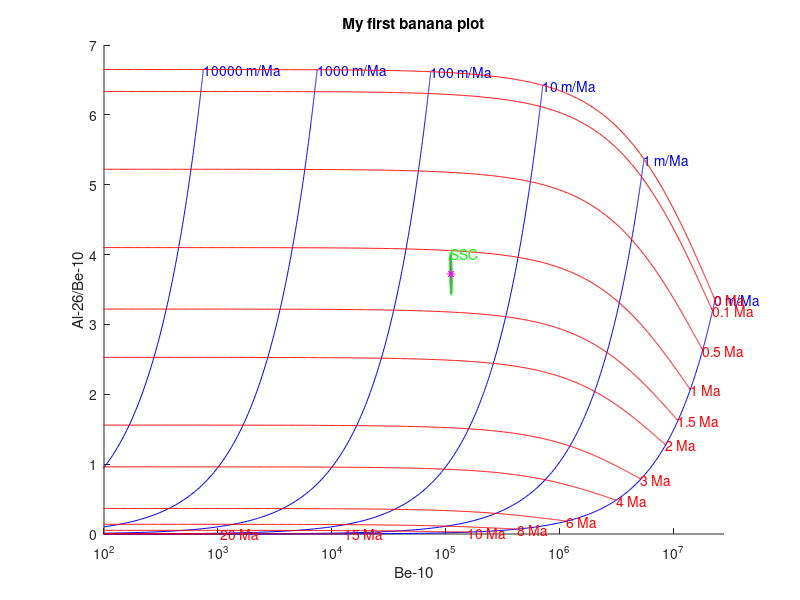

This chart was generated by the following MATLAB code:
%% BANANA
% Self-contained script to plot the concentrations of 2 cosmonuclides in a banana-plot
% It also calculates the erosion rates and burial ages corresponding to the sample concentrations
% Angel Rodes, SUERC, 2022

%% Clear everything
clear % remove variables stored in memory
clc % clear the command window
close all hidden % remove previous plots

%%%%%%%%%%%%%%%%%%%%%%%%%%%%%%%%%%%%%%%%%%%%%%%%%%%%%%%%%%%%%%%%%%%%%%%%%%%%

%% Input data
% We need the folllgoing inputs: concentrations, decay constants, attenuation lengths, and basin production rates (for spallation and muons)

% As an example, we will use the sample from Shanshu Cave (SSC) from Liu et al. (2022) [https://doi.org/10.1016/j.quageo.2021.101237]
% The CRONUS input corresponding to this sample is:

% SSC	27.0845	105.1631	1800	std	0	2.6	1	0	2019;
% SSC	Be-10	quartz	111756	3409	NIST_27900;
% SSC	Al-26	quartz	416017	31939	Z92-0222;
% As described in the old-CRONUS v.3 page [https://hess.ess.washington.edu/math/docs/v3/v3_input_explained.html]

% We will need the concentrations and uncertainties:
C10=111756; % atoms/g
dC10=3409; % atoms/g
C26=416017; % atoms/g
dC26=31939; % atoms/g
% the sample name:
sample_name='SSC';
% and the density of the rock at the source area:
density=2.6; % g/cm^3 (or kg per litre)

% We can input the CRONUS-input lines in the old-CRONUS v.3 erosion rate calculator [https://hess.ess.washington.edu/math/v3/v3_erosion_in.html]
% Remember to remove theinitial comment symbol (%) first!
% These are the apparent erosion rates that we get for the LSDn scaling:

% Sample name	Nuclide	Erosion rate (m/Myr)	External uncert (m/Myr)
% SSC 	Be-10 (qtz)	65 	4.34
% SSC 	Al-26 (qtz)	116 	13.5

% We cal use these data to approximate the long-term average-prodution-rates using the "Average cosmogenic production rate calculator":
% https://github.com/angelrodes/average_cosmogenic_production_rate_calculator/blob/main/Average_cosmo_prodution.xlsx?raw=true

% And we get:
% * Attenuation lengths for Spallation, Fast muons 1, Fast muons 2, and Negative muons
L=[160 850 5000 500]'; % g/cm^2
% * Be-10 prodution rates for Spallation, Fast muons 1, Fast muons 2, and Negative muons
P10=[11.55428 0.02308 0.00769 0.06518]'; % atoms/g/year at the source area
% * Al-26 prodution rates for Spallation, Fast muons 1, Fast muons 2, and Negative muons
P26=[75.9237 0.1543 0.0514 0.7175]'; % atoms/g/year at the source area
% note that we add an apostrophe after the array to convert it into a column
% * Be-10 decay constant (lambda)
l10=4.9975E-07; % years^-1
% * Al-26 decay constant (lambda)
l26=9.8319E-07; % years^-1

%%%%%%%%%%%%%%%%%%%%%%%%%%%%%%%%%%%%%%%%%%%%%%%%%%%%%%%%%%%%%%%%%%%%%%%%%%%%

%% Now we need to define our model
% The erosion-burial model was described by Lal (1991): figure 6
% [https://doi.org/10.1016/0012-821X(91)90220-C]
% Here, we will express the equations as shown in Rodes et al. (2014): equations 4 and 5
% [https://doi.org/10.1016/j.quageo.2013.10.002]
Model = @(Prodution_rates,Attenuation_lengths,decay_constant,erosion,time)...
   sum( (Prodution_rates./(erosion.*density./Attenuation_lengths+decay_constant)).*exp(-time*decay_constant) ,1);
% note that we use .* and ./  instead of * and / to allow using lost of erosion and times as horizontal arrays.
% also note that we sum in the direction "1" to sum the nuclides produced by all the production mechanism (columns; vertical arrays) that are listed in 4 rows

% Simplify for Be-10 and Al-26
Model10 = @(erosion,time) Model(P10,L,l10,erosion,time);
Model26 = @(erosion,time) Model(P26,L,l26,erosion,time);
% also simplify for ratio
Model_ratio = @(erosion,time) Model(P26,L,l26,erosion,time)./Model(P10,L,l10,erosion,time);

% Play with this:
% Model10(0,0)
% Model10(0,1500000)
% Model_ratio(100/1E4,0)
% Model_ratio(0,0)

%%%%%%%%%%%%%%%%%%%%%%%%%%%%%%%%%%%%%%%%%%%%%%%%%%%%%%%%%%%%%%%%%%%%%%%%%%%%

%% Plot our banana
% define what values we want to plot:
erosion_array=[0 1 10 100 1000 10000]/1E4; % cm/year (m/Ma divided by 1E4)
time_array=[0 0.1 0.5 1 1.5 2 3 4 6 8 10 15 20]*1E6; % years (Ma multiplied by 1E6)

% define the points for each line:
points_per_line=1000; % banana lines will be defined by this number of points
many_erosions=[0,logspace(-2,6,points_per_line-1)]/1E4; % cm/year (m/Ma divided by 1E4)
many_times=[0, logspace(0,8,points_per_line-1)]; % years

% Start figure
figure % open a new figure
hold on % do not clear it

% Write labels and title
xlabel('Be-10')
ylabel('Al-26/Be-10')
title('My first banana plot')

% plot erosion rates
for er=erosion_array
  x=Model10(er,many_times);
  y=Model_ratio(er,many_times);
  plot(x,y,'-b') % plot blue line
  text(x(1),y(1),[num2str(er*1e4) ' m/Ma'],'Color','b') % plot blue text
end

% plot times
for t=time_array
  x=Model10(many_erosions,t);
  y=Model_ratio(many_erosions,t);
  plot(x,y,'-r') % plot red line
  text(x(1),y(1),[num2str(t/1e6) ' Ma'],'Color','r') % plot red text
end


% Set logarithmic X axis
set(gca, 'XScale', 'log')
% You might do the dame with YScale

% Set nice limits
xlim([ 100 Model10(0,0)*1.2]) % between 100 atoms/g and 20% more than saturation
% you can comment the line to see what happens when you do not set limits

% There are other options to beautify the figure:
% box on
% grid on
% You can also play with colors in the plot and text functions.
% You can play with 'LineWidth' in the plot function too.

%% Plot the sample
% This is the traditional (ugly) way:
plot(C10,C26/C10,'.k') % center of the sample (k is for black)
plot([C10-dC10 , C10+dC10] , [C26/C10 , C26/C10],'-k') % horizontal uncertainty
plot([C10 , C10] , [(C26-dC26)/C10 , (C26+dC26)/C10],'-k') % vertical uncertainty

% I prefer this code, that represents the one-sigma-uncertainty-space with an ellipse
theta=linspace(0,2*pi,100); % use 100 points for the ellipse
x =  C10+dC10*sin(theta);
y = (C26+dC26*cos(theta)) ./ (C10+dC10*sin(theta));
plot(x,y,'-g') % green ellipse
text(x(1),y(1),sample_name,'Color','g') % green text
% maths behind this:
% all the points in the elliplse has chisq=1 because
% chisq = ((Model10-C10)/dC10)^2 + ((Model26-C26)/dC26)^2 = sin(theta)^2 + cos(theta)^2 = 1
% for any theta

%%%%%%%%%%%%%%%%%%%%%%%%%%%%%%%%%%%%%%%%%%%%%%%%%%%%%%%%%%%%%%%%%%%%%%%%%%%%

%% Solving the erosion rate and burial time of the sample
% we want to solve er and t in the following equations:
% C10 = Model10(er,t)
% C26 = Model26(er,t)
% unfortunately, these equations have no symbolic solution.
% However, there are muliple ways of solving the problem. Here we will use an iterative method for the central porint (C10, C26/C10):

% our objective is guetting the er and t values that yield models that correposnd to our concentrations
% therefore, our objectives are the sample conventrations:
Obj_10=C10;
Obj_26=C26;
% and their uncertainties
dObj_10=dC10;
dObj_26=dC26;

% start with a guess
guess_t=0; % start with no burial
guess_er=interp1(Model10(many_erosions,guess_t),many_erosions,Obj_10); % find the corresponding eosion
chisq= ((Obj_10-Model10(guess_er,guess_t))/dObj_10)^2 + ((Obj_26-Model26(guess_er,guess_t))/dObj_26)^2; % calculate how close we are to  C10 and C26

% start iterating
iteration_number=0;
while chisq>2e-4 % try to achieve a solution very close to C10 and C26 (chisq less or equal to 2e-4 correponds to the 1% central area of the ellipse)
  iteration_number=iteration_number+1; % this is just a counter
  guess_t=interp1(Model_ratio(guess_er,many_times),many_times,Obj_26/Obj_10); % find the corresponding burial age using the ratio
  guess_er=interp1(Model10(many_erosions,guess_t),many_erosions,Obj_10); % find the corresponding eosion
  chisq= ((Obj_10-Model10(guess_er,guess_t))/dObj_10)^2 + ((C26-Model26(guess_er,guess_t))/dObj_26)^2; % calculate how close we are to  C10 and C26
  disp([ 'Iteration ' num2str(iteration_number) ': Chi-sq = ' num2str(chisq)]) % show some information
end

% display our guesses:
disp('Final guesses:')
disp([ 'Burial age = ' num2str(guess_t/1e6) ' Ma'])
disp([ 'erosion rate = ' num2str(guess_er*1e4) ' m/Ma'])

% plot guess results
plot(Model10(guess_er,guess_t),Model_ratio(guess_er,guess_t),'*m') % magenta star

% We also want to get the results correponding to all the points in the ellipse, 
% or at least the results corresponding to the limits of  C10 +/- dC10 and C26 +/- dC26.
% To get those results, you will need to put the "solver" above in a loop for all the objectives we want to fit.

% If we have samples that plot in the forbidden area you might want to:
% - Include negative ages in the variable many_timnes.
% - Modify INTERP1 function to allow extrapolations.
% - Include a BREAK in the iteration loop if iteration_number gets very big or if results make no sense.

%%%%%%%%%%%%%%%%%%%%%%%%%%%%%%%%%%%%%%%%%%%%%%%%%%%%%%%%%%%%%%%%%%%%%%%%%%%%

%% Further exercises you might want to try are:
%    - Change the isotopes. E.g. change Be-10 and Al-26 by Ne-21 and Be-10. To recycle this code with "stable" isotopes, you can assign them a ridiculously slow decay constant (eg. 1E-36, see https://angelrodes.wordpress.com/2022/01/25/are-he-3-and-ne-21-stable-isotopes/).
%    - Represent everything scaled to the production rate ratios sum(P10) and sum(P26). This is useful if you want to represent several samples (with different basin production rates) in the same banana.
%    - Modify the model to plot "pot-bellied bananas" that include the effect of muon-produced cosmuniclides while the sample is buried. (e.g., Hidy et al., 2013; figure 4; https://doi.org/10.1016/j.quascirev.2012.11.009
